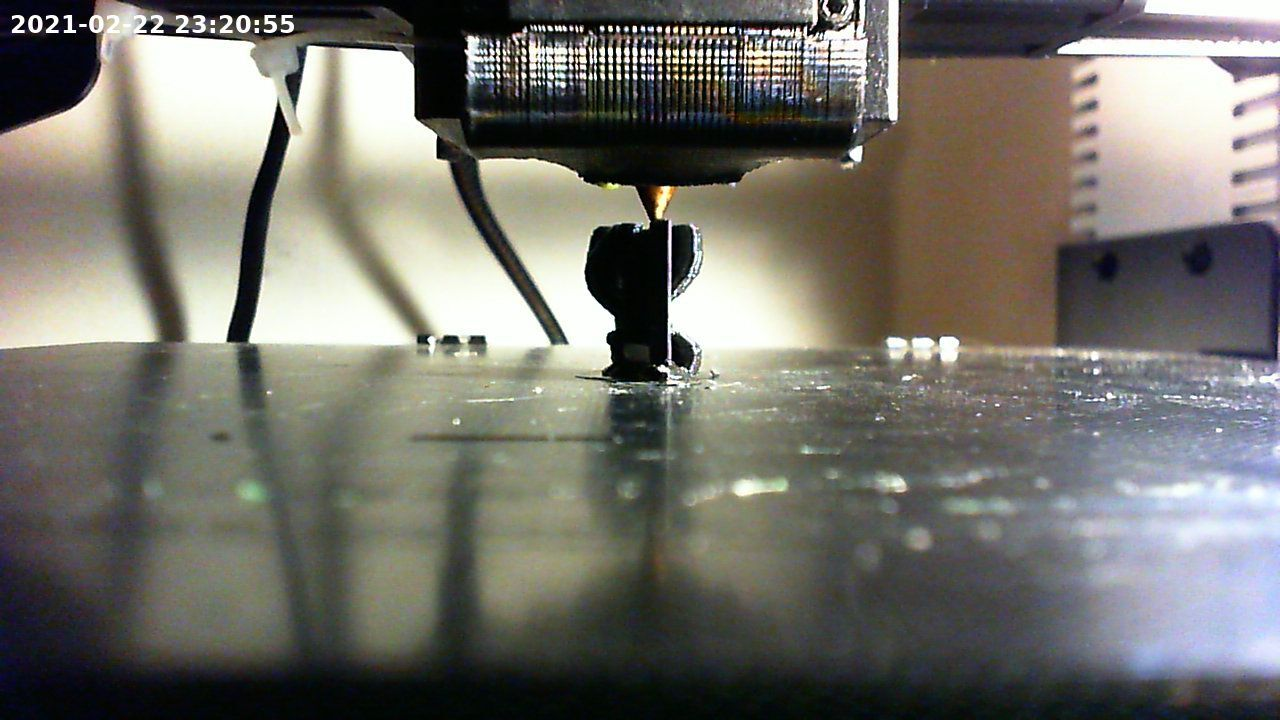
#> input picture Python3/OctoPrintTimelapseTimeStamp/example.jpg, 1280 x 720 px
$ python OctoPrintTimelapseTimeStamp.py example.jpg
#> lines starting #> are read from the running program, lines starting #| are printed output that depends on the picture
#!/usr/bin/python3

# MegaSaturnv 2021-02-22

###########
# Imports #
###########
from PIL import Image
from PIL import ImageFont
from PIL import ImageDraw
import datetime, os, sys

############
# Settings #
############
FONT_COLOUR        = (255,255,255) #(66,134,244)
FONT               = ImageFont.truetype("/usr/share/fonts/truetype/dejavu/DejaVuSans-Bold.ttf", 24)
TEXT_POSITION      = (10,10)
SNAPSHOT_QUALITY   = 80
CUSTOM_PREFIX_TEXT = ''
CUSTOM_SUFFIX_TEXT = ''

#################
# Main Function #
#################
def main():
	TimeStampText = datetime.datetime.now().strftime("%Y-%m-%d %H:%M:%S")
	TimeStampText = str(CUSTOM_PREFIX_TEXT) + TimeStampText + str(CUSTOM_SUFFIX_TEXT)
	imageFilepath = sys.argv[1]

	img = Image.open(imageFilepath)
#> img is the input picture: PIL image 1280x720 RGB; mean R, G, B 115.9, 114.2, 107.1
	draw = ImageDraw.Draw(img)

	draw.text(TEXT_POSITION, TimeStampText, FONT_COLOUR, font=FONT)
	img.save(imageFilepath, format='JPEG', quality=SNAPSHOT_QUALITY)
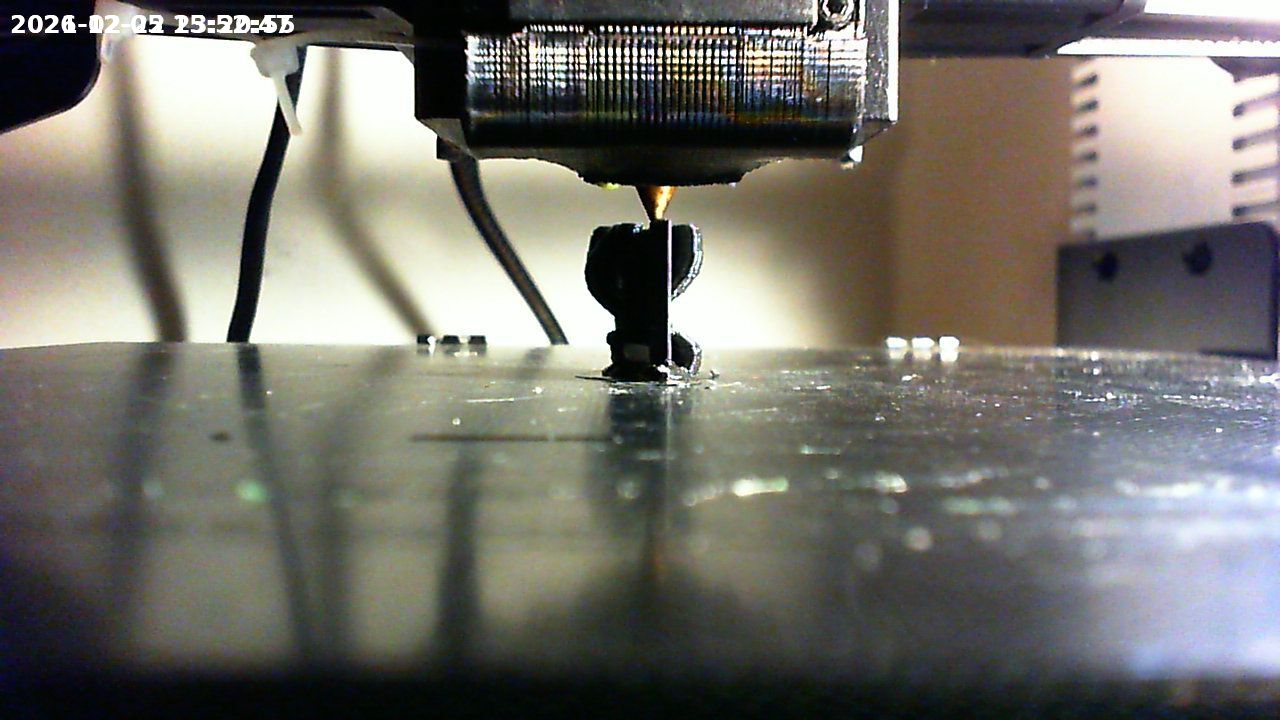
#> saved as example.jpg: PIL image 1280x720 RGB; mean R, G, B 116.1, 114.4, 107.3
	#img.close?

#############################
# if __name__ == '__main__' #
#############################
if __name__ == '__main__':
	try:
		main()
	except Exception as e:
		print('Exception: ' + str(e)) # traceback.format_exc()/traceback.print_exc() is another option but that requires an import
#		print('Abort. Kill all launcher and aces processes')
#		killProcessByName(LAUNCHER_PROCESS_NAME)
#		killProcessByName(WARTHUNDER_PROCESS_NAME)
	except:
		print('Unknown exception')
	finally:
		# Check launcher and aces processes have closed. If not, kill them
#> (the run stopped early here; a loop or call above may not have finished)
